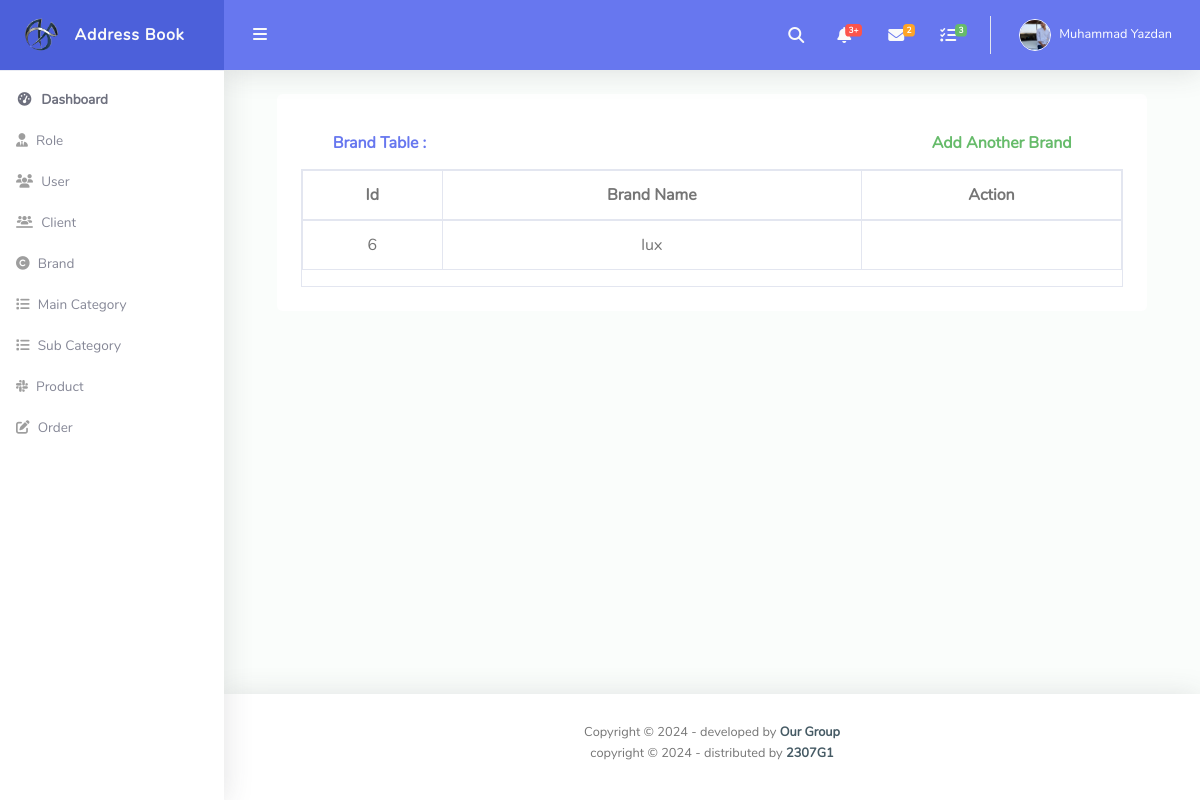
The app's page /admin/brand_show.php, older data.
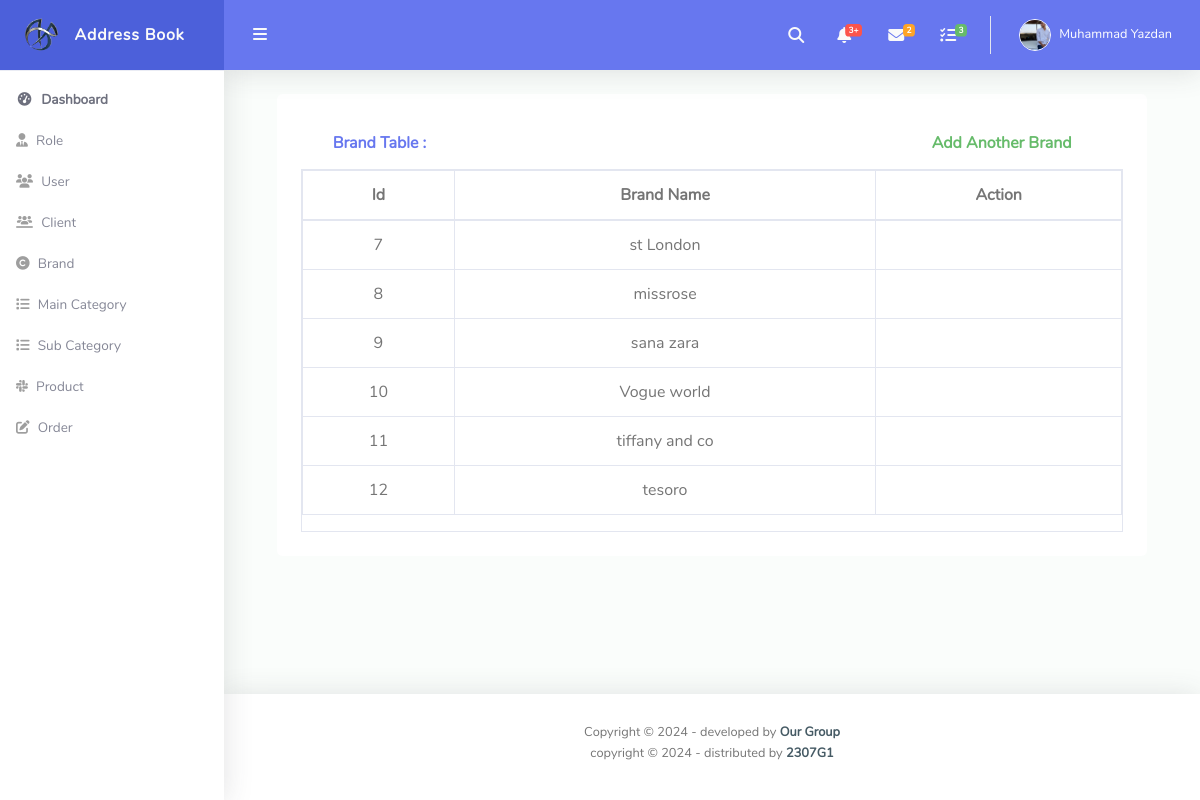
The same page, newer data.
### tables this page shows
CREATE TABLE `brand` (
  `id` int(11) NOT NULL,
  `brand_name` varchar(255) NOT NULL
);

### admin/brand_show.php (the view, shortened to what this page needs)
<?php
include("./connection.php");
include("./header.php");
$sql = "select * from brand";
$result = mysqli_query($con, $sql);
?>
<div id="content-wrapper" class="d-flex flex-column">
    <div id="content">
        <nav class="navbar navbar-expand navbar-light bg-navbar topbar mb-4 static-top">
            <button id="sidebarToggleTop" class="btn btn-link rounded-circle mr-3">
                <i class="fa fa-bars"></i>
            </button>
            <ul class="navbar-nav ml-auto">
                <li class="nav-item dropdown no-arrow">
                    <a class="nav-link dropdown-toggle" href="#" id="searchDropdown" role="button" data-toggle="dropdown" aria-haspopup="true" aria-expanded="false">
                        <i class="fas fa-search fa-fw"></i>
                    </a>
                </li>
                <li class="nav-item dropdown no-arrow mx-1">
                    <a class="nav-link dropdown-toggle" href="#" id="alertsDropdown" role="button" data-toggle="dropdown" aria-haspopup="true" aria-expanded="false">
                        <i class="fas fa-bell fa-fw"></i>
                        <span class="badge badge-danger badge-counter">3+</span>
                    </a>
                </li>
                <li class="nav-item dropdown no-arrow mx-1">
                    <a class="nav-link dropdown-toggle" href="#" id="messagesDropdown" role="button" data-toggle="dropdown" aria-haspopup="true" aria-expanded="false">
                        <i class="fas fa-envelope fa-fw"></i>
                        <span class="badge badge-warning badge-counter">2</span>
                    </a>
                </li>
                <li class="nav-item dropdown no-arrow mx-1">
                    <a class="nav-link dropdown-toggle" href="#" id="messagesDropdown" role="button" data-toggle="dropdown" aria-haspopup="true" aria-expanded="false">
                        <i class="fas fa-tasks fa-fw"></i>
                        <span class="badge badge-success badge-counter">3</span>
                    </a>
                </li>
                <li class="nav-item dropdown no-arrow">
                    <a class="nav-link dropdown-toggle" href="#" id="userDropdown" role="button" data-toggle="dropdown" aria-haspopup="true" aria-expanded="false">
                        <img class="img-profile rounded-circle" src="../me.png" style="max-width: 60px">
                        <span class="ml-2 d-none d-lg-inline text-white small">Muhammad Yazdan</span>
                    </a>
                </li>
            </ul>
        </nav>
        <div class="col-lg-11 mx-auto">
            <div class="bg-light rounded h-100 p-4">
                <div class="container">
                    <div class="row">
                        <div class="col-lg-9 card-header py-3 d-flex flex-row align-items-center justify-content-between">
                            <h6 class="m-0 font-weight-bold text-primary">Brand Table :</h6>
                        </div>
                        <div class="col-lg-3 card-header py-3 d-flex flex-row align-items-center justify-content-between">
                            <a href="./brand_add.php">
                                <h6 class="m-0 font-weight-bold text-success">Add Another Brand</h6>
                            </a>
                        </div>
                    </div>
                </div>
                <div class="table-responsive table-bordered text-center text-dark e1">
                    <table class="table">
                        <thead>
                            <tr>
                                <th scope="col">Id</th>
                                <th scope="col">Brand Name</th>
                                <th scope="col">Action</th>
                            </tr>
                        </thead>
                        <tbody>
                            <tr>
                                <?php
                                while ($rows = mysqli_fetch_assoc($result)) {
                                ?>
                                    <td><?php echo $rows['id'] ?></td>
                                    <td><?php echo $rows['brand_name'] ?></td>
                                    <td><a href="brand_update.php?id=<?php echo $rows['id'] ?>">
                                                </td>
                            </tr>
                        <?php  } ?>
                        </tbody>
                    </table>
                </div>
            </div>
        </div>
    </div>
    <?php
    include("./footer.php");
    ?>

### admin/header.php (shortened to what this page needs)
<!DOCTYPE html>
<html lang="en">
<head>
  <link href="vendor/fontawesome-free/css/all.min.css" rel="stylesheet" type="text/css">
  <link href="vendor/bootstrap/css/bootstrap.min.css" rel="stylesheet" type="text/css">
  <link rel="stylesheet" href="https://cdnjs.cloudflare.com/ajax/libs/font-awesome/6.5.2/css/all.min.css" />
  <link href="css/ruang-admin.min.css" rel="stylesheet">
</head>
<body id="page-top">
  <div id="wrapper">
    <ul class="navbar-nav sidebar sidebar-light accordion" id="accordionSidebar">
      <a class="sidebar-brand d-flex align-items-center justify-content-center" href="index.php">
        <div class="sidebar-brand-icon">
          <img src="img/logo/logo.png">
        </div>
        <div class="sidebar-brand-text mx-3">Address Book</div>
      </a>
      <hr class="sidebar-divider my-0">
      <li class="nav-item active">
        <a class="nav-link" href="index.php">
          <i class="fas fa-fw fa-tachometer-alt"></i>
          <span>Dashboard</span></a>
      </li>
      <li class="nav-item">
        <a class="nav-link collapsed" href="Role_show.php">
          <i class="fa-solid fa-user-tie"></i>
          <span>Role</span>
        </a>
      </li>
      <li class="nav-item">
        <a class="nav-link collapsed" href="user_show.php">
          <i class="fa-solid fa-users"></i>
          <span>User</span>
        </a>
      </li>
      <li class="nav-item">
        <a class="nav-link collapsed" href="client_show.php">
          <i class="fa-solid fa-users-line"></i>
          <span>Client</span>
        </a>
      </li>
      <li class="nav-item">
        <a class="nav-link collapsed" href="brand_show.php">
          <i class="fa-solid fa-copyright"></i>
          <span>Brand</span>
        </a>
      </li>
      <li class="nav-item">
        <a class="nav-link collapsed" href="main_category_show.php">
        <i class="fa-solid fa-list"></i>
          <span>Main Category</span>
        </a>
      </li>
      <li class="nav-item">
        <a class="nav-link collapsed" href="sub_Category_show.php">
          <i class="fa-solid fa-list"></i>
          <span>Sub Category</span>
        </a>
      </li>
      <li class="nav-item">
        <a class="nav-link collapsed" href="product_show.php">
          <i class="fa-brands fa-slack"></i>
          <span>Product</span>
        </a>
      </li>
      <li class="nav-item">
        <a class="nav-link collapsed" href="order_show.php">
          <i class="fa-solid fa-pen-to-square"></i>
          <span>Order</span>
        </a>
      </li>
    </ul>

### admin/footer.php (shortened to what this page needs)
<footer class="sticky-footer bg-white">
  <div class="container my-auto">
    <div class="copyright text-center my-auto">
      <span>Copyright &copy;  - developed by
        <b><a href="https://indrijunanda.gitlab.io/" target="_blank">Our Group</a></b>
      </span>
    </div>
  </div>
  <div class="container my-auto py-2">
    <div class="copyright text-center my-auto">
      <span>copyright &copy;  - distributed by
        <b><a href="#" target="_blank">2307G1</a></b>
      </span>
    </div>
  </div>
</footer>
</div>
</div>
</body>
</html>

Row changes from the older to the newer data that the page shows:
removed brand: id "6", brand_name "lux"
added brand: id "7", brand_name "st London"
added brand: id "8", brand_name "missrose"
added brand: id "9", brand_name "sana zara"
added brand: id "10", brand_name "Vogue world"
added brand: id "11", brand_name "tiffany and co"
added brand: id "12", brand_name "tesoro"
